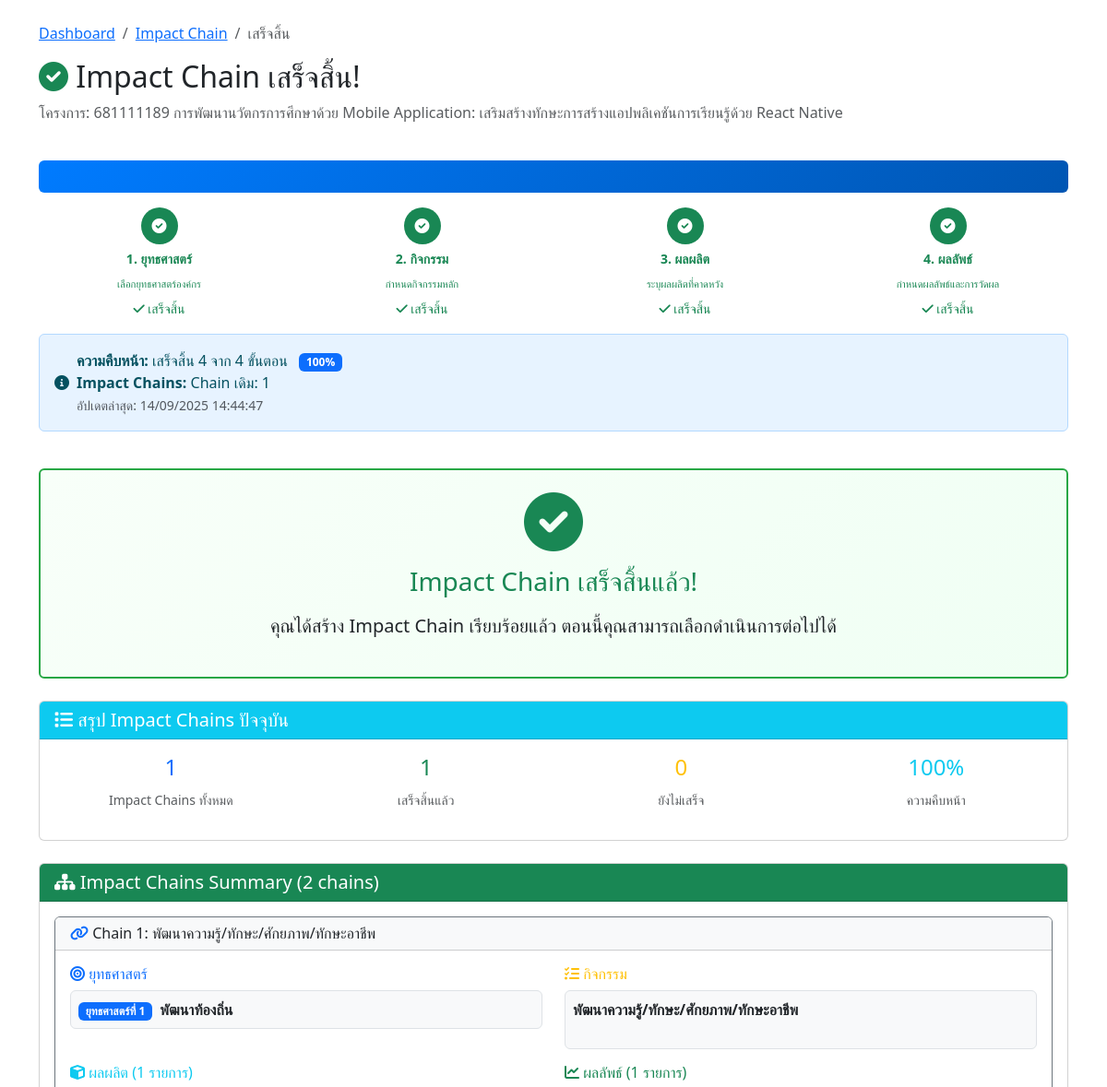
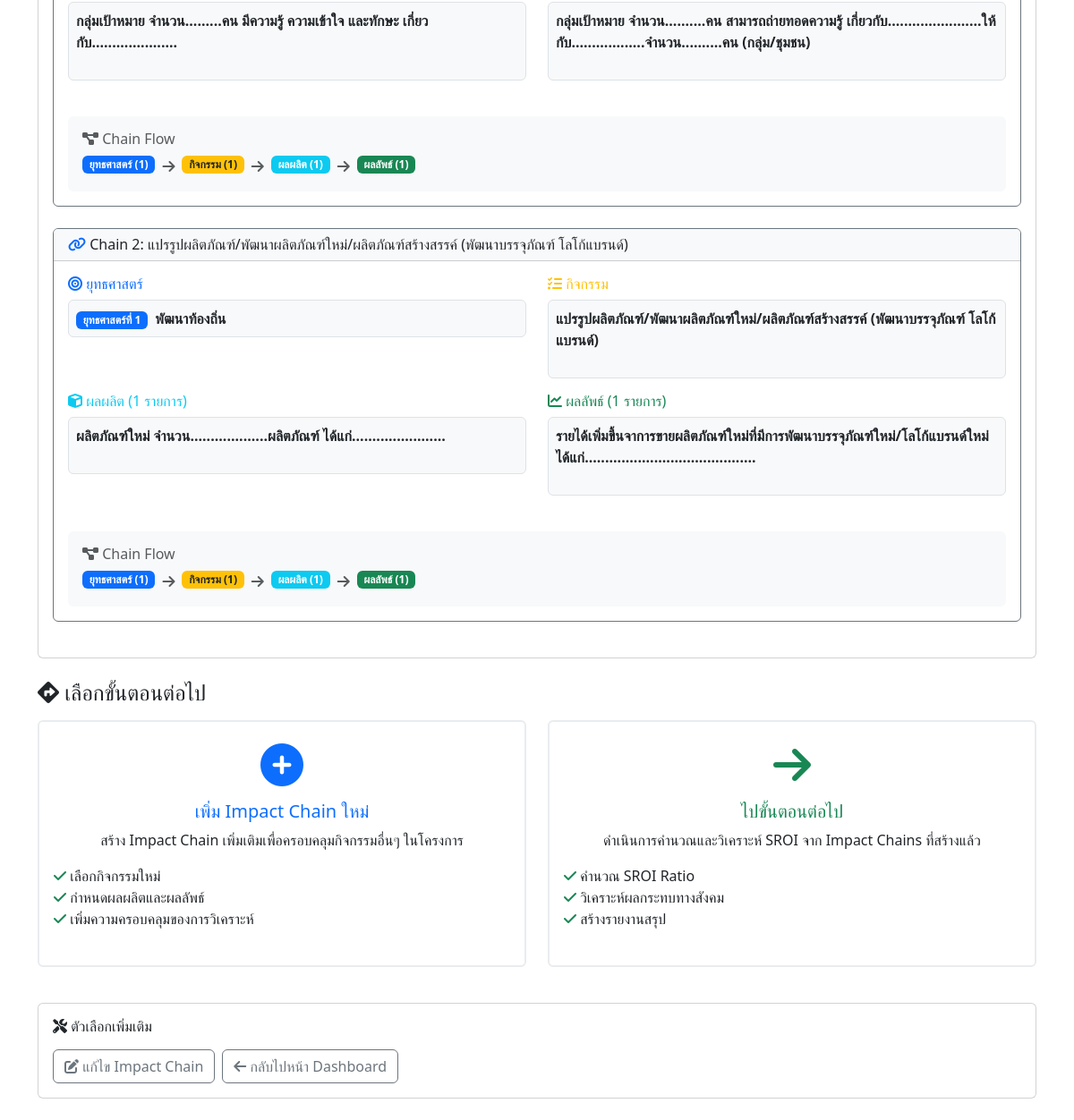
The page /impact-chain/step4-completion.php?project_id=10 (signed in) on the database its author committed (2 pictures, top to bottom).
### tables this page shows
CREATE TABLE `projects` (
  `id` int(11) NOT NULL,
  `project_code` varchar(50) NOT NULL COMMENT 'รหัสโครงการ',
  `name` varchar(500) NOT NULL COMMENT 'ชื่อโครงการ',
  `description` text DEFAULT NULL COMMENT 'รายละเอียดโครงการ',
  `area` text DEFAULT NULL,
  `activities` text DEFAULT NULL,
  `target_group` text DEFAULT NULL,
  `objective` text DEFAULT NULL COMMENT 'วัตถุประสงค์โครงการ',
  `start_date` date DEFAULT NULL COMMENT 'วันที่เริ่มโครงการ',
  `end_date` date DEFAULT NULL COMMENT 'วันที่สิ้นสุดโครงการ',
  `budget` decimal(15,2) DEFAULT NULL COMMENT 'งบประมาณ',
  `organization` varchar(300) DEFAULT NULL COMMENT 'หน่วยงาน/องค์กร',
  `project_manager` varchar(200) DEFAULT NULL COMMENT 'ผู้จัดการโครงการ',
  `status` enum('incompleted','completed') DEFAULT 'incompleted' COMMENT 'สถานะโครงการ',
  `created_by` varchar(100) DEFAULT NULL COMMENT 'ผู้สร้าง',
  `created_at` timestamp NOT NULL DEFAULT current_timestamp(),
  `updated_at` timestamp NOT NULL DEFAULT current_timestamp() ON UPDATE current_timestamp(),
  `impact_chain_status` longtext DEFAULT NULL CHECK (json_valid(`impact_chain_status`)),
  `total_impact_chains` int(11) DEFAULT 0 COMMENT 'จำนวน Impact Chain ทั้งหมด',
  `current_chain_id` int(11) DEFAULT NULL COMMENT 'Impact Chain ที่กำลังทำอยู่'
);

CREATE TABLE `project_activities` (
  `id` int(11) NOT NULL,
  `project_id` int(11) NOT NULL COMMENT 'รหัสโครงการ',
  `activity_id` int(11) NOT NULL COMMENT 'รหัสกิจกรรม',
  `chain_sequence` int(11) DEFAULT 1,
  `created_by` varchar(100) DEFAULT NULL COMMENT 'ผู้สร้าง',
  `created_at` timestamp NOT NULL DEFAULT current_timestamp(),
  `updated_at` timestamp NOT NULL DEFAULT current_timestamp() ON UPDATE current_timestamp(),
  `act_details` text DEFAULT NULL
);

CREATE TABLE `strategies` (
  `strategy_id` int(11) NOT NULL,
  `strategy_code` varchar(50) NOT NULL,
  `strategy_name` varchar(255) NOT NULL,
  `description` text DEFAULT NULL,
  `created_at` timestamp NOT NULL DEFAULT current_timestamp()
);

CREATE TABLE `project_outputs` (
  `id` int(11) NOT NULL,
  `project_id` int(11) NOT NULL COMMENT 'รหัสโครงการ',
  `output_id` int(11) NOT NULL COMMENT 'รหัสผลผลิต',
  `chain_sequence` int(11) DEFAULT 1,
  `output_details` text NOT NULL COMMENT 'รายละเอียดเพิ่มเติมของผลผลิต',
  `created_by` varchar(100) DEFAULT NULL COMMENT 'ผู้สร้าง',
  `created_at` timestamp NOT NULL DEFAULT current_timestamp(),
  `updated_at` timestamp NOT NULL DEFAULT current_timestamp() ON UPDATE current_timestamp()
);

CREATE TABLE `project_outcomes` (
  `id` int(11) NOT NULL,
  `project_id` int(11) NOT NULL,
  `outcome_id` int(11) NOT NULL,
  `chain_sequence` int(11) DEFAULT 1,
  `outcome_details` text DEFAULT NULL COMMENT 'รายละเอียดเพิ่มเติมของผลลัพธ์',
  `created_by` int(11) NOT NULL,
  `created_at` timestamp NOT NULL DEFAULT current_timestamp(),
  `updated_at` timestamp NOT NULL DEFAULT current_timestamp() ON UPDATE current_timestamp()
);

### impact-chain/step4-completion.php (the view, shortened to what the rows shown need)
<?php
require_once '../config.php';
$project_id = isset($_GET['project_id']) ? (int)$_GET['project_id'] : 0;
$user_id = $_SESSION['user_id'];
$check_query = "SELECT * FROM projects WHERE id = ? AND created_by = ?";
$check_stmt = mysqli_prepare($conn, $check_query);
mysqli_stmt_bind_param($check_stmt, 'ii', $project_id, $user_id);
mysqli_stmt_execute($check_stmt);
$project_result = mysqli_stmt_get_result($check_stmt);
$project = mysqli_fetch_assoc($project_result);
$status = getMultipleImpactChainStatus($project_id);
$impact_chains_data = [];
if ($project_id > 0) {
    $chains_query = "
        SELECT
            a.activity_id,
            a.activity_code,
            COALESCE(pa.act_details, a.activity_name) as activity_name,
            a.activity_description,
            pa.chain_sequence,
            pa.id as project_activity_id
        FROM activities a
        INNER JOIN project_activities pa ON a.activity_id = pa.activity_id
        WHERE pa.project_id = ?
        ORDER BY pa.chain_sequence, a.activity_code
    ";
    $chains_stmt = mysqli_prepare($conn, $chains_query);
    mysqli_stmt_bind_param($chains_stmt, "i", $project_id);
    mysqli_stmt_execute($chains_stmt);
    $chains_result = mysqli_stmt_get_result($chains_stmt);
    while ($chain = mysqli_fetch_assoc($chains_result)) {
        $activity_id = $chain['activity_id'];
        $chain_sequence = $chain['chain_sequence'];
        $chain_data = [
            'activity' => $chain,
            'strategies' => [],
            'outputs' => [],
            'outcomes' => []
        ];
        $strategies_query = "
            SELECT DISTINCT s.strategy_id, s.strategy_code, s.strategy_name, s.description
            FROM strategies s
            INNER JOIN project_strategies ps ON s.strategy_id = ps.strategy_id
            WHERE ps.project_id = ?
            ORDER BY s.strategy_code
        ";
        $strategies_stmt = mysqli_prepare($conn, $strategies_query);
        mysqli_stmt_bind_param($strategies_stmt, "i", $project_id);
        mysqli_stmt_execute($strategies_stmt);
        $strategies_result = mysqli_stmt_get_result($strategies_stmt);
        while ($strategy = mysqli_fetch_assoc($strategies_result)) {
            $chain_data['strategies'][] = $strategy;
        }
        $outputs_query = "
            SELECT o.output_id, o.output_sequence, o.output_description,
                   po.output_details as project_output_details
            FROM outputs o
            INNER JOIN project_outputs po ON o.output_id = po.output_id
            WHERE o.activity_id = ? AND po.project_id = ? AND po.chain_sequence = ?
            ORDER BY o.output_sequence
        ";
        $outputs_stmt = mysqli_prepare($conn, $outputs_query);
        mysqli_stmt_bind_param($outputs_stmt, "iii", $activity_id, $project_id, $chain_sequence);
        mysqli_stmt_execute($outputs_stmt);
        $outputs_result = mysqli_stmt_get_result($outputs_stmt);
        while ($output = mysqli_fetch_assoc($outputs_result)) {
            $chain_data['outputs'][] = $output;
        }
        $outcomes_query = "
            SELECT oc.outcome_id, oc.outcome_sequence, oc.outcome_description,
                   po_custom.outcome_details as project_outcome_details
            FROM outcomes oc
            INNER JOIN project_outcomes po_custom ON oc.outcome_id = po_custom.outcome_id
            INNER JOIN outputs o ON oc.output_id = o.output_id
            WHERE o.activity_id = ? AND po_custom.project_id = ? AND po_custom.chain_sequence = ?
            ORDER BY oc.outcome_sequence
        ";
        $outcomes_stmt = mysqli_prepare($conn, $outcomes_query);
        mysqli_stmt_bind_param($outcomes_stmt, "iii", $activity_id, $project_id, $chain_sequence);
        mysqli_stmt_execute($outcomes_stmt);
        $outcomes_result = mysqli_stmt_get_result($outcomes_stmt);
        while ($outcome = mysqli_fetch_assoc($outcomes_result)) {
            $chain_data['outcomes'][] = $outcome;
        }
        $impact_chains_data[] = $chain_data;
    }
}
?>
<!DOCTYPE html>
<html lang="th">
<head>
    <link href="https://cdn.jsdelivr.net/npm/bootstrap@5.3.0/dist/css/bootstrap.min.css" rel="stylesheet">
    <link href="https://cdnjs.cloudflare.com/ajax/libs/font-awesome/6.0.0/css/all.min.css" rel="stylesheet">
</head>
<body>
    <div class="container mt-4">
        <div class="row mb-4">
            <div class="col-12">
                <nav aria-label="breadcrumb">
                    <ol class="breadcrumb">
                    </ol>
                </nav>
                <h2><i class="fas fa-check-circle text-success"></i> Impact Chain เสร็จสิ้น!</h2>
                <p class="text-muted">โครงการ: <?php echo htmlspecialchars($project['project_code']); ?> <?php echo htmlspecialchars($project['name']); ?></p>
            </div>
        </div>
        <div class="row mb-4">
            <div class="col-12">
                <div class="card">
                    <div class="card-body">
                        <?php if (!empty($impact_chains_data)): ?>
                            <?php foreach ($impact_chains_data as $index => $chain_data): ?>
                                <div class="card border-secondary mb-4">
                                    <div class="card-header bg-light">
                                        <h6 class="mb-0">
                                            <i class="fas fa-link text-primary"></i>
                                            Chain <?php echo $chain_data['activity']['chain_sequence']; ?>: <?php echo htmlspecialchars($chain_data['activity']['activity_name']); ?>
                                        </h6>
                                    </div>
                                    <div class="card-body">
                                        <div class="row">
                                            <div class="col-md-6 mb-3">
                                                <h6 class="text-primary"><i class="fas fa-bullseye"></i> ยุทธศาสตร์</h6>
                                                <?php if (!empty($chain_data['strategies'])): ?>
                                                    <?php foreach ($chain_data['strategies'] as $strategy): ?>
                                                        <div class="p-2 bg-light rounded border mb-2">
                                                            <span class="badge bg-primary me-1"><?php echo htmlspecialchars($strategy['strategy_code']); ?></span>
                                                            <strong><?php echo htmlspecialchars($strategy['strategy_name']); ?></strong>
                                                        </div>
                                                    <?php endforeach; ?>
                                                <?php else: ?>
                                                    <div class="text-muted"><small>ไม่มีข้อมูลยุทธศาสตร์</small></div>
                                                <?php endif; ?>
                                            </div>
                                            <div class="col-md-6 mb-3">
                                                <h6 class="text-warning"><i class="fas fa-tasks"></i> กิจกรรม</h6>
                                                <div class="p-2 bg-light rounded border editable-item"
                                                     onclick="openEditModal('activity', '<?php echo $chain_data['activity']['project_activity_id']; ?>', '<?php echo htmlspecialchars($chain_data['activity']['activity_name'], ENT_QUOTES); ?>', 'กิจกรรม', <?php echo $chain_data['activity']['chain_sequence']; ?>)"
                                                     title="คลิกเพื่อแก้ไข">
                                                    <strong><?php echo htmlspecialchars($chain_data['activity']['activity_name']); ?></strong>
                                                </div>
                                            </div>
                                            <div class="col-md-6 mb-3">
                                                <h6 class="text-info"><i class="fas fa-cube"></i> ผลผลิต (<?php echo count($chain_data['outputs']); ?> รายการ)</h6>
                                                <?php if (!empty($chain_data['outputs'])): ?>
                                                    <?php foreach ($chain_data['outputs'] as $output): ?>
                                                        <div class="p-2 bg-light rounded border mb-2 editable-item"
                                                             onclick="openEditModal('output', '<?php echo $output['output_id']; ?>', '<?php echo htmlspecialchars($output['project_output_details'] ?: $output['output_description'], ENT_QUOTES); ?>', 'ผลผลิต', <?php echo $chain_data['activity']['chain_sequence']; ?>)"
                                                             title="คลิกเพื่อแก้ไข">
                                                            <?php if (!empty($output['project_output_details'])): ?>
                                                                <strong><?php echo htmlspecialchars($output['project_output_details']); ?></strong>
                                                            <?php else: ?>
                                                                <strong><?php echo htmlspecialchars($output['output_description']); ?></strong>
                                                            <?php endif; ?>
                                                        </div>
                                                    <?php endforeach; ?>
                                                <?php else: ?>
                                                    <div class="text-muted"><small>ไม่มีข้อมูลผลผลิต</small></div>
                                                <?php endif; ?>
                                            </div>
                                            <div class="col-md-6 mb-3">
                                                <h6 class="text-success"><i class="fas fa-chart-line"></i> ผลลัพธ์ (<?php echo count($chain_data['outcomes']); ?> รายการ)</h6>
                                                <?php if (!empty($chain_data['outcomes'])): ?>
                                                    <?php foreach ($chain_data['outcomes'] as $outcome): ?>
                                                        <div class="p-2 bg-light rounded border mb-2 editable-item"
                                                             onclick="openEditModal('outcome', '<?php echo $outcome['outcome_id']; ?>', '<?php echo htmlspecialchars($outcome['project_outcome_details'] ?: $outcome['outcome_description'], ENT_QUOTES); ?>', 'ผลลัพธ์', <?php echo $chain_data['activity']['chain_sequence']; ?>)"
                                                             title="คลิกเพื่อแก้ไข">
                                                            <?php if (!empty($outcome['project_outcome_details'])): ?>
                                                                <strong><?php echo htmlspecialchars($outcome['project_outcome_details']); ?></strong>
                                                            <?php else: ?>
                                                                <strong><?php echo htmlspecialchars($outcome['outcome_description']); ?></strong>
                                                            <?php endif; ?>
                                                        </div>
                                                    <?php endforeach; ?>
                                                <?php else: ?>
                                                    <div class="text-muted"><small>ไม่มีข้อมูลผลลัพธ์</small></div>
                                                <?php endif; ?>
                                            </div>
                                        </div>
                                        <div class="mt-3 p-3 bg-light rounded">
                                            <h6 class="text-muted mb-2"><i class="fas fa-project-diagram"></i> Chain Flow</h6>
                                            <div class="d-flex align-items-center flex-wrap">
                                                <span class="badge bg-primary me-2 mb-1">ยุทธศาสตร์ (<?php echo count($chain_data['strategies']); ?>)</span>
                                                <i class="fas fa-arrow-right text-muted me-2"></i>
                                                <span class="badge bg-warning text-dark me-2 mb-1">กิจกรรม (1)</span>
                                                <i class="fas fa-arrow-right text-muted me-2"></i>
                                                <span class="badge bg-info me-2 mb-1">ผลผลิต (<?php echo count($chain_data['outputs']); ?>)</span>
                                                <i class="fas fa-arrow-right text-muted me-2"></i>
                                                <span class="badge bg-success me-2 mb-1">ผลลัพธ์ (<?php echo count($chain_data['outcomes']); ?>)</span>
                                            </div>
                                        </div>
                                    </div>
                                </div>
                            <?php endforeach; ?>
                        <?php endif; ?>
                    </div>
                </div>
            </div>
        </div>
    </div>
</body>
</html>

### rows shown on the page
projects: project_code "681111189", name "การพัฒนานวัตกรการศึกษาด้วย Mobile Application: เสริมสร้างทักษะการสร้างแอปพลิเคชันการเรียนรู้ด้วย React Native"
project_activities: chain_sequence "1", activity_name "พัฒนาความรู้/ทักษะ/ศักยภาพ/ทักษะอาชีพ", count($chain_data['outputs']) "1", count($chain_data['outcomes']) "1", count($chain_data['strategies']) "1"
strategies: strategy_code "ยุทธศาสตร์ที่ 1", strategy_name "พัฒนาท้องถิ่น"
project_outputs: output_details "กลุ่มเป้าหมาย จำนวน.........คน มีความรู้ ความเข้าใจ และทักษะ เกี่ยวกับ....................."
project_outcomes: outcome_details "กลุ่มเป้าหมาย จำนวน..........คน สามารถถ่ายทอดความรู้ เกี่ยวกับ.......................ให้กับ..................จำนวน..........คน (กลุ่ม/ชุมชน)"
project_activities: chain_sequence "2", activity_name "แปรรูปผลิตภัณฑ์/พัฒนาผลิตภัณฑ์ใหม่/ผลิตภัณฑ์สร้างสรรค์ (พัฒนาบรรจุภัณฑ์ โลโก้แบรนด์)", count($chain_data['outputs']) "1", count($chain_data['outcomes']) "1", count($chain_data['strategies']) "1"
project_outputs: output_details "ผลิตภัณฑ์ใหม่ จำนวน...................ผลิตภัณฑ์ ได้แก่......................."
project_outcomes: outcome_details "รายได้เพิ่มขึ้นจาการขายผลิตภัณฑ์ใหม่ที่มีการพัฒนาบรรจุภัณฑ์ใหม่/โลโก้แบรนด์ใหม่ ได้แก่.........................................."

### other values the page prints
$steps[$i]['name'] "ยุทธศาสตร์"
$steps[$i]['description'] "เลือกยุทธศาสตร์องค์กร"
$steps[$i]['name'] "กิจกรรม"
$steps[$i]['description'] "กำหนดกิจกรรมหลัก"
$steps[$i]['name'] "ผลผลิต"
$steps[$i]['description'] "ระบุผลผลิตที่คาดหวัง"
$steps[$i]['name'] "ผลลัพธ์"
$steps[$i]['description'] "กำหนดผลลัพธ์และการวัดผล"
$completed_count "4"
$progress_percentage "100"
date('d/m/Y H:i:s', strtotime($status['last_updated'])) "14/09/2025 14:44:47"
$progress_data['total_chains'] "1"
$progress_data['completed_chains'] "1"
$progress_data['total_chains'] - $progress_data['completed_chains'] "0"
$progress_data['progress_percentage'] "100"
